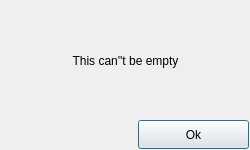
<?xml version="1.0" encoding="UTF-8"?>
<ui version="4.0">
 <class>PopupDialog</class>
 <widget class="QDialog" name="PopupDialog">
  <property name="geometry">
   <rect>
    <x>0</x>
    <y>0</y>
    <width>250</width>
    <height>150</height>
   </rect>
  </property>
  <property name="windowTitle">
   <string>Alert!</string>
  </property>
  <widget class="QLabel" name="lbl_DialogMsg">
   <property name="geometry">
    <rect>
     <x>0</x>
     <y>0</y>
     <width>251</width>
     <height>121</height>
    </rect>
   </property>
   <property name="text">
    <string>This can''t be empty</string>
   </property>
   <property name="alignment">
    <set>Qt::AlignCenter</set>
   </property>
  </widget>
  <widget class="QPushButton" name="pushButton">
   <property name="geometry">
    <rect>
     <x>138</x>
     <y>120</y>
     <width>111</width>
     <height>29</height>
    </rect>
   </property>
   <property name="text">
    <string>Ok</string>
   </property>
  </widget>
 </widget>
 <resources/>
 <connections/>
</ui>
